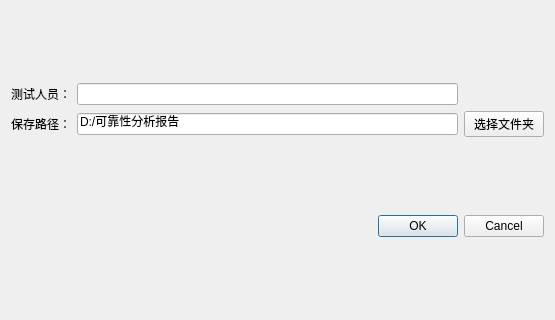
<?xml version="1.0" encoding="UTF-8"?>
<ui version="4.0">
 <class>reportDialog</class>
 <widget class="QDialog" name="reportDialog">
  <property name="geometry">
   <rect>
    <x>0</x>
    <y>0</y>
    <width>555</width>
    <height>320</height>
   </rect>
  </property>
  <property name="windowTitle">
   <string>导出报告</string>
  </property>
  <layout class="QVBoxLayout" name="verticalLayout">
   <item>
    <layout class="QGridLayout" name="gridLayout">
     <item row="0" column="0">
      <widget class="QLabel" name="label">
       <property name="text">
        <string>测试人员：</string>
       </property>
      </widget>
     </item>
     <item row="0" column="1">
      <widget class="QLineEdit" name="personEdit"/>
     </item>
     <item row="1" column="0">
      <widget class="QLabel" name="label_2">
       <property name="text">
        <string>保存路径：</string>
       </property>
      </widget>
     </item>
     <item row="1" column="1">
      <widget class="QLineEdit" name="pathEdit">
       <property name="text">
        <string>D:/可靠性分析报告</string>
       </property>
      </widget>
     </item>
     <item row="1" column="2">
      <widget class="QPushButton" name="chooseFolderButton">
       <property name="text">
        <string>选择文件夹</string>
       </property>
      </widget>
     </item>
    </layout>
   </item>
   <item>
    <widget class="QDialogButtonBox" name="buttonBox">
     <property name="orientation">
      <enum>Qt::Horizontal</enum>
     </property>
     <property name="standardButtons">
      <set>QDialogButtonBox::Cancel|QDialogButtonBox::Ok</set>
     </property>
    </widget>
   </item>
  </layout>
 </widget>
 <resources/>
 <connections>
  <connection>
   <sender>buttonBox</sender>
   <signal>accepted()</signal>
   <receiver>reportDialog</receiver>
   <slot>accept()</slot>
   <hints>
    <hint type="sourcelabel">
     <x>248</x>
     <y>254</y>
    </hint>
    <hint type="destinationlabel">
     <x>157</x>
     <y>274</y>
    </hint>
   </hints>
  </connection>
  <connection>
   <sender>buttonBox</sender>
   <signal>rejected()</signal>
   <receiver>reportDialog</receiver>
   <slot>reject()</slot>
   <hints>
    <hint type="sourcelabel">
     <x>316</x>
     <y>260</y>
    </hint>
    <hint type="destinationlabel">
     <x>286</x>
     <y>274</y>
    </hint>
   </hints>
  </connection>
 </connections>
</ui>
